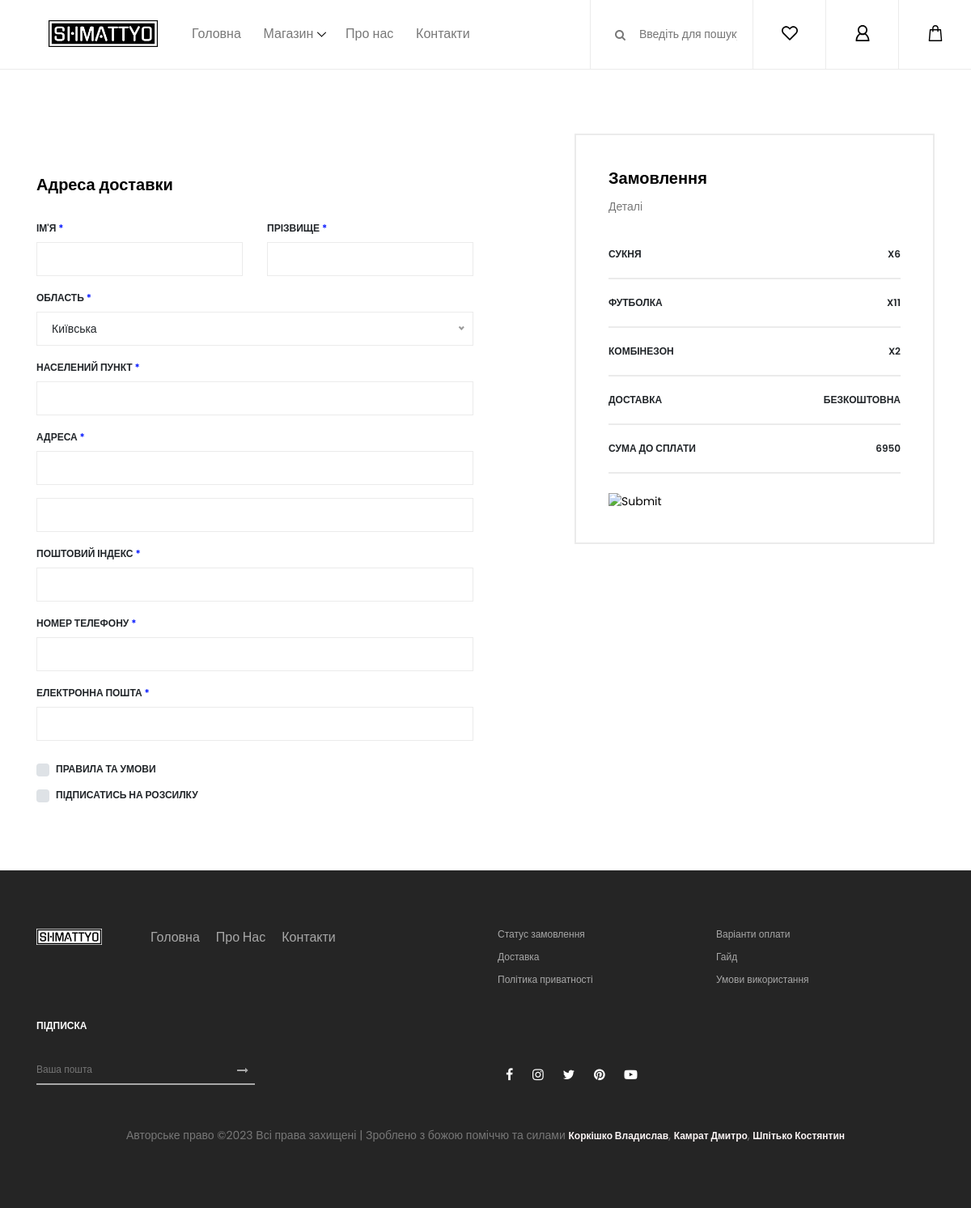
The page /bill/checkout (signed in) on the database its author committed.
### catalog/models.py (models this page shows)
class Product(models.Model):
    name = models.CharField(max_length=100)
    about = models.TextField(max_length=500)
    category = models.ForeignKey(Category, on_delete=models.CASCADE)
    photo = models.FileField(upload_to='products/')
    price = models.FloatField()
    def __str__(self) -> str:
        return str(self.name)

### bill/views.py (the view)
# urls.py: re_path('checkout', checkout),
def checkout(request):
    all_orders = Order.objects.filter(user_id=request.user.id)
    total_price = sum(order.amount for order in all_orders)
    order_summary = defaultdict(int)
    for order in all_orders:
        order_summary[order.product] += 1
    order_summary_list = [{'product': product, 'quantity': quantity} for product, quantity in order_summary.items()]
    return render(request, 'bill/checkout.html', {
        'title': 'Замовлення',
        'page': 'checkout',
        'app': 'bill',
        'all_orders': all_orders,
        'total_price': total_price,
        'order_summary_list': order_summary_list
    })

### templates/bill/checkout.html (shortened to what this page needs)
{% extends '_layouts/base.html' %}
{% load static %}
{% block content %}
<div class="checkout_area section-padding-80">
        <div class="container">
            <div class="row">
                <div class="col-12 col-md-6">
                    <div class="checkout_details_area mt-50 clearfix">
                        <div class="cart-page-heading mb-30">
                            <h5>Адреса доставки</h5>
                        </div>
                        <form action="#" method="post">
                            <div class="row">
                                <div class="col-md-6 mb-3">
                                    <label for="first_name">Ім'я <span>*</span></label>
                                    <input type="text" class="form-control" id="first_name" value="" required>
                                </div>
                                <div class="col-md-6 mb-3">
                                    <label for="last_name">Прізвище <span>*</span></label>
                                    <input type="text" class="form-control" id="last_name" value="" required>
                                </div>
                                <div class="col-12 mb-3">
                                    <label for="country">Область <span>*</span></label>
                                </div>
                                <div class="col-12 mb-3">
                                    <label for="city">Населений пункт <span>*</span></label>
                                    <input type="text" class="form-control" id="city" value="">
                                </div>
                                <div class="col-12 mb-3">
                                    <label for="street_address">Адреса <span>*</span></label>
                                    <input type="text" class="form-control mb-3" id="street_address" value="">
                                    <input type="text" class="form-control" id="street_address2" value="">
                                </div>
                                <div class="col-12 mb-3">
                                    <label for="postcode">Поштовий індекс <span>*</span></label>
                                    <input type="text" class="form-control" id="postcode" value="">
                                </div>
                                <div class="col-12 mb-3">
                                    <label for="phone_number">Номер телефону <span>*</span></label>
                                    <input type="text" class="form-control" id="phone_number" min="0" value="">
                                </div>
                                <div class="col-12 mb-4">
                                    <label for="email_address">Електронна пошта <span>*</span></label>
                                    <input type="email" class="form-control" id="email_address" value="">
                                </div>
                                <div class="col-12">
                                    <div class="custom-control custom-checkbox d-block mb-2">
                                        <label class="custom-control-label" for="customCheck1">Правила та умови</label>
                                    </div>
                                    <div class="custom-control custom-checkbox d-block">
                                        <label class="custom-control-label" for="customCheck3">Підписатись на розсилку</label>
                                    </div>
                                </div>
                            </div>
                        </form>
                    </div>
                </div>
                <div class="col-12 col-md-6 col-lg-5 ml-lg-auto">
                    <div class="order-details-confirmation">
                        <div class="cart-page-heading">
                            <h5>Замовлення</h5>
                            <p>Деталі</p>
                        </div>
                            <ul class="order-details-form mb-4">
                                {% for order in order_summary_list %}
                                <li><span>{{ order.product }}</span> <span> x{{ order.quantity }}</span></li>
                                {% endfor %}
                                <li><span>Доставка</span> <span>Безкоштовна</span></li>
                                <li><span>Сума до сплати</span> <span>{{ total_price }}</span></li>
                            </ul>
                        <form method="POST" action="https://www.liqpay.ua/api/3/checkout" accept-charset="utf-8">
                            <input type="image" src="//static.liqpay.ua/buttons/p1ru.radius.png" />
                        </form>
                    </div>
                </div>
            </div>
        </div>
    </div>
{% endblock content %}

### static/css/core-style.css (style rules this page uses)
* { margin: 0; padding: 0; }
body { font-family: "Poppins", sans-serif; font-size: 14px; background-color: #ffffff; margin-top: 85px; }
h1, h2, h3, h4, h5, h6 { color: #000000; line-height: 1.3; font-weight: 700; font-family: "Ubuntu", sans-serif; }
p { color: #787878; font-size: 14px; line-height: 2; font-weight: 400; }
ul, ol { margin: 0; }
ul li, ol li { list-style: none; }
.mt-50 { margin-top: 50px !important; }
.mb-30 { margin-bottom: 30px !important; }
.section-padding-80 { padding-top: 80px; padding-bottom: 80px; }
.checkout_details_area form label { font-size: 12px; text-transform: uppercase; font-weight: 600; }
.checkout_details_area form label span { color: #0315ff; }
.checkout_details_area form .form-control { height: 42px; border: 1px solid #ebebeb; background-color: transparent; border-radius: 0; }
.order-details-confirmation { width: 100%; border: 2px solid #ebebeb; padding: 40px; }
.order-details-confirmation .order-details-form li { display: -webkit-box; display: -ms-flexbox; display: flex; -webkit-box-align: center; -ms-flex-align: center; -ms-grid-row-align: center; align-items: center; -webkit-box-pack: justify; -ms-flex-pack: justify; justify-content: space-between; margin-bottom: 0; font-size: 12px; text-transform: uppercase; padding: 20px 0; border-bottom: 2px solid #ebebeb; font-weight: 600; }

### rows shown on the page
Product: product "СУКНЯ", quantity "6"
Product: product "ФУТБОЛКА", quantity "11"
Product: product "КОМБІНЕЗОН", quantity "2"

### other values the page prints
{{ total_price }} "6950"
